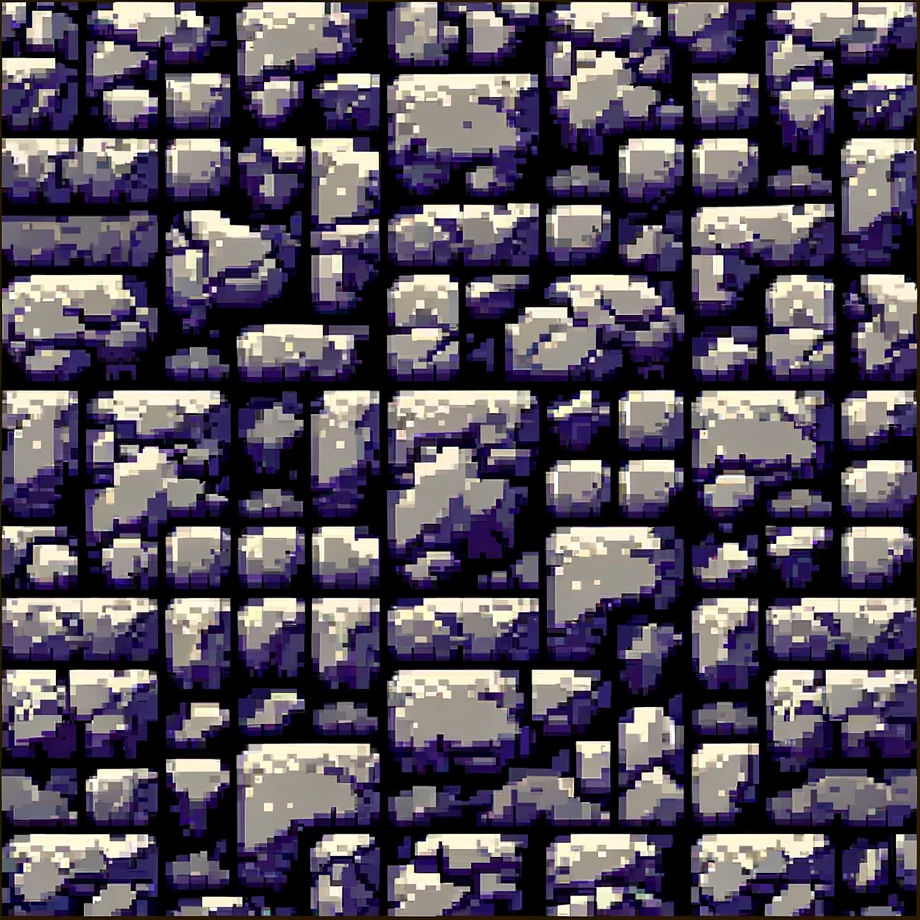
#> input picture st_emmeram/assets/wall.png, 920 x 920 px, found by its file name
$ python crop_picture.py
#> lines starting #> are read from the running program, lines starting #| are printed output that depends on the picture
# -*- coding: utf-8 -*-
"""Module for cropping picture into sections."""
from PIL import Image
import logging

MODULE_LOGGER = logging.getLogger("__name__")
logging.basicConfig(level=logging.ERROR)


def crop(input_image: str, sections: int, name: str) -> None:
    """Crop the input image into sections and save them.

    :param input_image: str,
    :param sections: int,
    :param name: str,
    :return: None,
    :rtype: None.
    """
#> called with input_image = 'wall.png', sections = 8, name = 'wall'
    try:
        with Image.open(input_image) as img:
#> img is the input picture: PIL image 920x920 RGBA; mean R, G, B, A 85.8, 78.2, 91.4, 255
            width, height = img.size
#> width = 920; height = 920

            if not width == height:
                MODULE_LOGGER.error("The image is not square.")
                raise ValueError("The image is not square.")

            section_size = width // int(sections**0.5)
#> section_size = 460

            for i in range(int(sections ** 0.5)):
                for j in range(int(sections ** 0.5)):
                    box = (j * section_size, i * section_size, (j + 1) * section_size, (i + 1) * section_size)
#> box = (0, 0, 460, 460)
                    cropped_image = img.crop(box)
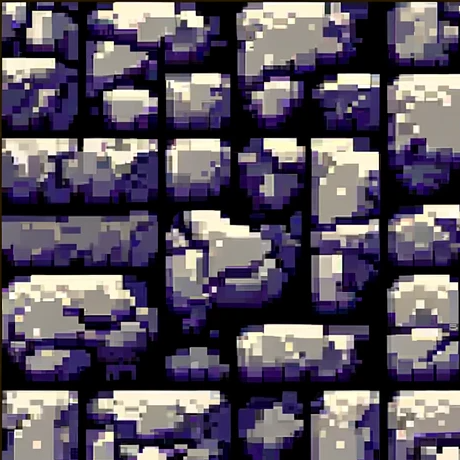
#> cropped_image: PIL image 460x460 RGBA; mean R, G, B, A 90, 82.3, 95.1, 255

                    cropped_image_path = f"{name}_{i}_{j}.png"
                    cropped_image.save(cropped_image_path)

    except FileExistsError:
        MODULE_LOGGER.error("The file does not exist.")


if __name__ == '__main__':
    crop(input_image="wall.png", sections=8, name="wall")
